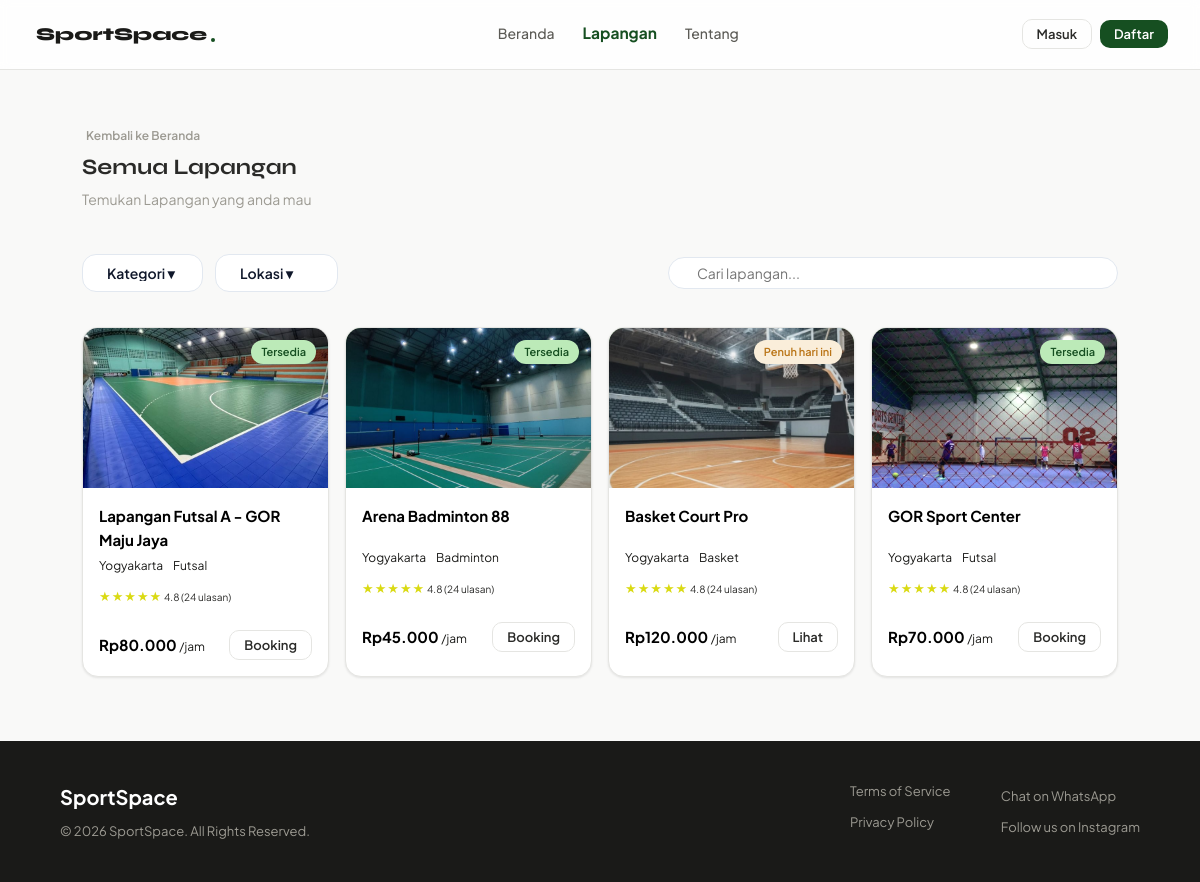
The app's page /semua_lapangan.php with its own data.
### tables this page shows
CREATE TABLE `fields` (
  `field_id` int(11) NOT NULL,
  `nama_lapangan` varchar(100) NOT NULL,
  `jenis` varchar(50) NOT NULL,
  `harga` decimal(10,2) NOT NULL,
  `status` enum('tersedia','penuh') NOT NULL DEFAULT 'tersedia',
  `lokasi` varchar(255) DEFAULT NULL,
  `gambar` varchar(255) DEFAULT NULL,
  `deskripsi` text DEFAULT NULL,
  `owner_name` varchar(100) DEFAULT NULL,
  `owner_phone` varchar(20) DEFAULT NULL,
  `owner_address` varchar(255) DEFAULT NULL,
  `jam_operasional` varchar(50) DEFAULT NULL,
  `kapasitas` int(11) DEFAULT NULL,
  `jenis_lantai` varchar(50) DEFAULT NULL,
  `fasilitas` text DEFAULT NULL,
  `maps_link` text DEFAULT NULL,
  `google_maps_url` text DEFAULT NULL
);

### semua_lapangan.php (the view, shortened to what this page needs)
<?php
require 'config.php';
$result = $conn->query("SELECT * FROM fields ORDER BY field_id ASC");
?>
<!DOCTYPE html>
<html lang="id">
<head>
  <link rel="stylesheet" href="index.css">
  <link rel="stylesheet" href="semua_lapangan.css">
  <link rel="stylesheet" href="https://cdn.jsdelivr.net/npm/@tabler/icons-webfont@3.31.0/dist/tabler-icons.min.css">
</head>
<body>
  <nav class="navbar">
    <div class="navbar-brand" onclick="window.location.href='index.php'" style="cursor:pointer;">
      <span>SportSpace</span>
      <div class="dot"></div>
    </div>
    <div class="navbar-links">
      <a href="index.php#beranda">Beranda</a>
      <a href="index.php#lapangan" class="active">Lapangan</a>
      <a href="index.php#tentang">Tentang</a>
    </div>
    <div class="navbar-actions">
      <?php if (isset($_SESSION['user_id'])): ?>
        <span style="font-size:14px;color:var(--green);font-weight:600;">
          Halo, <?= htmlspecialchars($_SESSION['nama']) ?>!
        </span>
        <a href="logout.php" onclick="return confirm('Yakin ingin keluar dari akun Anda?');">
          <button class="btn btn-outline btn-sm">Keluar</button>
        </a>
      <?php else: ?>
        <a href="login.html"><button class="btn btn-outline btn-sm">Masuk</button></a>
        <a href="login.html#register"><button class="btn btn-primary btn-sm">Daftar</button></a>
      <?php endif; ?>
    </div>
  </nav>
  <div class="section" id="lapangan" style="min-height: 70vh;">
    <div class="section-header" style="margin-bottom: 20px;">
      <div>
        <a href="index.php"
          style="font-size:12px; color:var(--gray-400); font-weight:600; display:inline-flex; align-items:center; gap:4px; margin-bottom:8px;">
          <i class="ti ti-arrow-left"></i> Kembali ke Beranda
        </a>
        <h2 class="section-title">Semua Lapangan</h2>
        <p class="section-subtitle">Temukan Lapangan yang anda mau</p>
      </div>
    </div>
    <div class="filter-search-wrapper">
      <div class="filter-dropdown-group">
        <div class="filter-select-box">
          <select id="filterKategori" class="filter-select-field" onchange="jalankanFilterFasilitas()">
            <option value="semua">Kategori ▾</option>
          </select>
        </div>
        <div class="filter-select-box">
          <select id="filterLokasi" class="filter-select-field" onchange="jalankanFilterFasilitas()">
            <option value="semua">Lokasi ▾</option>
          </select>
        </div>
      </div>
      <div class="search-input-group">
        <div class="search-bar-box">
          <input type="text" id="filterNama" class="search-input-field" placeholder="Cari lapangan..."
            onkeyup="jalankanFilterFasilitas()">
        </div>
      </div>
    </div>
    <div class="fields-grid">
      <?php if ($result && $result->num_rows > 0): ?>
        <?php while ($lap = $result->fetch_assoc()): ?>
          <?php
          $badge_class = $lap['status'] === 'tersedia' ? 'badge-green' : 'badge-amber';
          $badge_text = $lap['status'] === 'tersedia' ? 'Tersedia' : 'Penuh hari ini';
          $icon = 'ti-ball-football';
          $foto = !empty($lap['gambar']) ? $lap['gambar'] : 'lapangan-futsal.jpg';
          ?>
          <div class="field-card" data-sport="<?= strtolower($lap['jenis']) ?>" data-lokasi="yogyakarta">
            <div class="field-img">
              <img src="<?= htmlspecialchars($foto) ?>" alt="<?= htmlspecialchars($lap['nama_lapangan']) ?>">
              <span class="badge <?= $badge_class ?>"><?= $badge_text ?></span>
            </div>
            <div class="field-body">
              <div class="field-header-info">
                <div class="field-name"><?= htmlspecialchars($lap['nama_lapangan']) ?></div>
              </div>
              <div class="field-meta">
                <span><i class="ti ti-map-pin"></i> Yogyakarta</span>
                <span><i class="ti <?= $icon ?>"></i> <?= htmlspecialchars($lap['jenis']) ?></span>
              </div>
              <div class="field-rating">
                <span class="stars">★★★★★</span>
                <span class="rating-text">4.8 (24 ulasan)</span>
              </div>
              <div class="field-footer">
                <div class="field-price">
                  Rp<?= number_format($lap['harga'], 0, ',', '.') ?> <span>/jam</span>
                </div>
                <?php if ($lap['status'] === 'tersedia'): ?>
                  <?php if (isset($_SESSION['user_id'])): ?>
                    <a href="detail.php?id=<?= $lap['field_id'] ?>" class="btn-link">
                      <button class="btn btn-primary btn-sm">Booking <i class="ti ti-arrow-right"></i></button>
                    </a>
                  <?php else: ?>
                    <a href="login.html" class="btn-link">
                      <button class="btn btn-outline btn-sm" style="white-space: nowrap;">Booking</button>
                    </a>
                  <?php endif; ?>
                <?php else: ?>
                  <a href="detail.php?id=<?= $lap['field_id'] ?>" class="btn-link">
                    <button class="btn btn-outline btn-sm">Lihat</button>
                  </a>
                <?php endif; ?>
              </div>
            </div>
          </div>
        <?php endwhile; ?>
      <?php else: ?>
        <p style="color:var(--gray-400); grid-column: 1/-1; text-align:center; padding: 40px 0;">Belum ada data lapangan
          di dalam database.</p>
      <?php endif; ?>
    </div>
  </div>
  <footer class="footer">
    <div class="footer-inner">
      <div class="footer-left">
        <div class="footer-info">
          <div class="footer-brand">
            <strong>
              SportSpace
            </strong>
          </div>
          <p>&copy; 2026 SportSpace. All Rights Reserved.</p>
        </div>
        <div class="footer-links">
          <a href="#">Terms of Service</a>
          <a href="#">Privacy Policy</a>
        </div>
      </div>
      <div class="footer-right">
        <div class="footer-social">
          <a href="https://wa.me/6285184736633" target="_blank" rel="noopener noreferrer">
            <i class="ti ti-brand-whatsapp"></i> Chat on WhatsApp
          </a>
          <a href="https://www.instagram.com/vierreverie?igsh=bmV0Ymk3Z20ybGVv" target="_blank"
            rel="noopener noreferrer">
            <i class="ti ti-brand-instagram"></i> Follow us on Instagram
          </a>
        </div>
      </div>
    </div>
  </footer>
</body>
</html>

### semua_lapangan.css (style rules this page uses)
.filter-search-wrapper { display: flex !important; flex-direction: row !important; justify-content: space-between !important; align-items: center !important; gap: 20px !important; margin: 15px 0 35px 0 !important; width: 100% !important; box-sizing: border-box !important; }
.filter-dropdown-group { display: flex !important; flex-direction: row !important; align-items: center !important; gap: 12px !important; }
.filter-select-box { display: flex !important; flex-direction: row !important; align-items: center !important; background: #ffffff !important; border: 1px solid #e2e8f0 !important; border-radius: 14px !important; padding: 10px 16px !important; gap: 8px !important; }
.filter-select-field { border: none !important; outline: none !important; background: transparent !important; font-family: 'Plus Jakarta Sans', sans-serif !important; font-size: 14px !important; font-weight: 600 !important; color: #0f172a !important; cursor: pointer !important; -webkit-appearance: none !important; appearance: none !important; padding-right: 4px !important; }
.search-input-group { flex: 1 !important; max-width: 450px !important; width: 100% !important; }
.search-bar-box { display: flex !important; flex-direction: row !important; align-items: center !important; background: #ffffff !important; border: 1px solid #e2e8f0 !important; border-radius: 16px !important; padding: 6px 6px 6px 16px !important; gap: 12px !important; }
.search-input-field { width: 100% !important; border: none !important; outline: none !important; background: transparent !important; font-family: 'Plus Jakarta Sans', sans-serif !important; font-size: 14px !important; color: #334155 !important; }

### records on screen
fields: gambar (picture), status "Tersedia", nama_lapangan "Lapangan Futsal A - GOR Maju Jaya", jenis "Futsal", harga "80.000", shows "Booking"
fields: gambar (picture), status "Tersedia", nama_lapangan "Arena Badminton 88", jenis "Badminton", harga "45.000", shows "Booking"
fields: gambar (picture), status "Penuh hari ini", nama_lapangan "Basket Court Pro", jenis "Basket", harga "120.000"
fields: gambar (picture), status "Tersedia", nama_lapangan "GOR Sport Center", jenis "Futsal", harga "70.000", shows "Booking"
